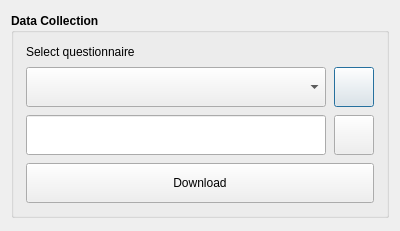
<?xml version="1.0" encoding="UTF-8"?>
<ui version="4.0">
 <class>DlgDataCollection</class>
 <widget class="QDialog" name="DlgDataCollection">
  <property name="geometry">
   <rect>
    <x>0</x>
    <y>0</y>
    <width>400</width>
    <height>231</height>
   </rect>
  </property>
  <property name="sizePolicy">
   <sizepolicy hsizetype="Preferred" vsizetype="Maximum">
    <horstretch>0</horstretch>
    <verstretch>0</verstretch>
   </sizepolicy>
  </property>
  <property name="windowTitle">
   <string>Data Collection</string>
  </property>
  <layout class="QVBoxLayout" name="verticalLayout_2">
   <item>
    <widget class="QGroupBox" name="groupBox">
     <property name="sizePolicy">
      <sizepolicy hsizetype="Preferred" vsizetype="Maximum">
       <horstretch>0</horstretch>
       <verstretch>0</verstretch>
      </sizepolicy>
     </property>
     <property name="font">
      <font>
       <weight>75</weight>
       <bold>true</bold>
      </font>
     </property>
     <property name="title">
      <string>Data Collection</string>
     </property>
     <layout class="QVBoxLayout" name="verticalLayout">
      <property name="spacing">
       <number>8</number>
      </property>
      <property name="leftMargin">
       <number>12</number>
      </property>
      <property name="topMargin">
       <number>12</number>
      </property>
      <property name="rightMargin">
       <number>12</number>
      </property>
      <property name="bottomMargin">
       <number>12</number>
      </property>
      <item>
       <widget class="QLabel" name="label">
        <property name="sizePolicy">
         <sizepolicy hsizetype="Preferred" vsizetype="Fixed">
          <horstretch>0</horstretch>
          <verstretch>0</verstretch>
         </sizepolicy>
        </property>
        <property name="font">
         <font>
          <weight>50</weight>
          <bold>false</bold>
         </font>
        </property>
        <property name="text">
         <string>Select questionnaire</string>
        </property>
       </widget>
      </item>
      <item>
       <layout class="QHBoxLayout" name="horizontalLayout_2">
        <item>
         <widget class="QComboBox" name="questionnaireComboBox">
          <property name="sizePolicy">
           <sizepolicy hsizetype="Preferred" vsizetype="Maximum">
            <horstretch>0</horstretch>
            <verstretch>0</verstretch>
           </sizepolicy>
          </property>
          <property name="minimumSize">
           <size>
            <width>0</width>
            <height>40</height>
           </size>
          </property>
          <property name="maximumSize">
           <size>
            <width>16777215</width>
            <height>40</height>
           </size>
          </property>
          <property name="font">
           <font>
            <weight>50</weight>
            <bold>false</bold>
           </font>
          </property>
         </widget>
        </item>
        <item>
         <widget class="QPushButton" name="refreshPushButton">
          <property name="minimumSize">
           <size>
            <width>40</width>
            <height>40</height>
           </size>
          </property>
          <property name="maximumSize">
           <size>
            <width>40</width>
            <height>40</height>
           </size>
          </property>
          <property name="text">
           <string/>
          </property>
          <property name="icon">
           <iconset>
            <normaloff>../icons/gear.svg</normaloff>../icons/gear.svg</iconset>
          </property>
         </widget>
        </item>
       </layout>
      </item>
      <item>
       <layout class="QHBoxLayout" name="horizontalLayout">
        <property name="spacing">
         <number>8</number>
        </property>
        <item>
         <widget class="QLineEdit" name="outputLineEdit">
          <property name="minimumSize">
           <size>
            <width>0</width>
            <height>40</height>
           </size>
          </property>
          <property name="maximumSize">
           <size>
            <width>16777215</width>
            <height>40</height>
           </size>
          </property>
          <property name="font">
           <font>
            <weight>50</weight>
            <bold>false</bold>
           </font>
          </property>
         </widget>
        </item>
        <item>
         <widget class="QPushButton" name="outputPushButton">
          <property name="sizePolicy">
           <sizepolicy hsizetype="Maximum" vsizetype="Maximum">
            <horstretch>0</horstretch>
            <verstretch>0</verstretch>
           </sizepolicy>
          </property>
          <property name="minimumSize">
           <size>
            <width>40</width>
            <height>40</height>
           </size>
          </property>
          <property name="maximumSize">
           <size>
            <width>40</width>
            <height>40</height>
           </size>
          </property>
          <property name="text">
           <string/>
          </property>
          <property name="icon">
           <iconset>
            <normaloff>../icons/menu.svg</normaloff>../icons/menu.svg</iconset>
          </property>
         </widget>
        </item>
       </layout>
      </item>
      <item>
       <widget class="QPushButton" name="downloadPushButton">
        <property name="sizePolicy">
         <sizepolicy hsizetype="Minimum" vsizetype="Maximum">
          <horstretch>0</horstretch>
          <verstretch>0</verstretch>
         </sizepolicy>
        </property>
        <property name="minimumSize">
         <size>
          <width>0</width>
          <height>40</height>
         </size>
        </property>
        <property name="maximumSize">
         <size>
          <width>16777215</width>
          <height>40</height>
         </size>
        </property>
        <property name="font">
         <font>
          <weight>50</weight>
          <bold>false</bold>
         </font>
        </property>
        <property name="text">
         <string>Download</string>
        </property>
       </widget>
      </item>
     </layout>
    </widget>
   </item>
  </layout>
 </widget>
 <resources/>
 <connections/>
</ui>
